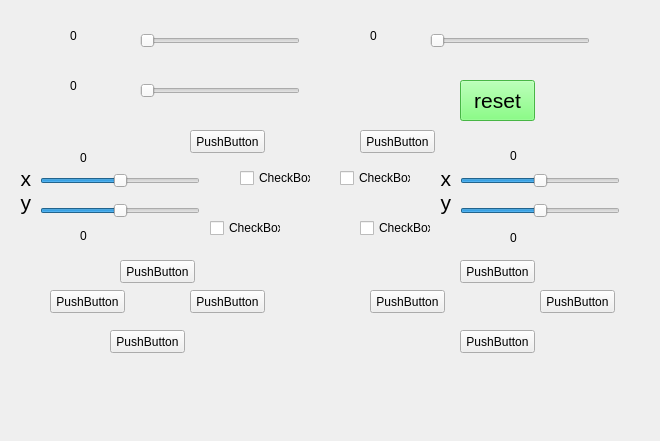
<?xml version="1.0" encoding="UTF-8"?>
<ui version="4.0">
 <class>FrameJoystick</class>
 <widget class="QFrame" name="FrameJoystick">
  <property name="geometry">
   <rect>
    <x>0</x>
    <y>0</y>
    <width>660</width>
    <height>441</height>
   </rect>
  </property>
  <property name="font">
   <font>
    <pointsize>9</pointsize>
   </font>
  </property>
  <property name="windowTitle">
   <string>Frame</string>
  </property>
  <widget class="QPushButton" name="pushButton_L_up">
   <property name="geometry">
    <rect>
     <x>120</x>
     <y>260</y>
     <width>75</width>
     <height>23</height>
    </rect>
   </property>
   <property name="text">
    <string>PushButton</string>
   </property>
  </widget>
  <widget class="QPushButton" name="pushButton_L_left">
   <property name="geometry">
    <rect>
     <x>50</x>
     <y>290</y>
     <width>75</width>
     <height>23</height>
    </rect>
   </property>
   <property name="text">
    <string>PushButton</string>
   </property>
  </widget>
  <widget class="QPushButton" name="pushButton_L_right">
   <property name="geometry">
    <rect>
     <x>190</x>
     <y>290</y>
     <width>75</width>
     <height>23</height>
    </rect>
   </property>
   <property name="text">
    <string>PushButton</string>
   </property>
  </widget>
  <widget class="QPushButton" name="pushButton_L_down">
   <property name="geometry">
    <rect>
     <x>110</x>
     <y>330</y>
     <width>75</width>
     <height>23</height>
    </rect>
   </property>
   <property name="text">
    <string>PushButton</string>
   </property>
  </widget>
  <widget class="QPushButton" name="pushButton_R_right">
   <property name="geometry">
    <rect>
     <x>540</x>
     <y>290</y>
     <width>75</width>
     <height>23</height>
    </rect>
   </property>
   <property name="text">
    <string>PushButton</string>
   </property>
  </widget>
  <widget class="QPushButton" name="pushButton_R_down">
   <property name="geometry">
    <rect>
     <x>460</x>
     <y>330</y>
     <width>75</width>
     <height>23</height>
    </rect>
   </property>
   <property name="text">
    <string>PushButton</string>
   </property>
  </widget>
  <widget class="QPushButton" name="pushButton_R_left">
   <property name="geometry">
    <rect>
     <x>370</x>
     <y>290</y>
     <width>75</width>
     <height>23</height>
    </rect>
   </property>
   <property name="text">
    <string>PushButton</string>
   </property>
  </widget>
  <widget class="QPushButton" name="pushButton_R_up">
   <property name="geometry">
    <rect>
     <x>460</x>
     <y>260</y>
     <width>75</width>
     <height>23</height>
    </rect>
   </property>
   <property name="text">
    <string>PushButton</string>
   </property>
  </widget>
  <widget class="QCheckBox" name="checkBox_L_up">
   <property name="geometry">
    <rect>
     <x>240</x>
     <y>170</y>
     <width>71</width>
     <height>16</height>
    </rect>
   </property>
   <property name="text">
    <string>CheckBox</string>
   </property>
  </widget>
  <widget class="QCheckBox" name="checkBox_L_down">
   <property name="geometry">
    <rect>
     <x>210</x>
     <y>220</y>
     <width>71</width>
     <height>16</height>
    </rect>
   </property>
   <property name="text">
    <string>CheckBox</string>
   </property>
  </widget>
  <widget class="QCheckBox" name="checkBox_R_down">
   <property name="geometry">
    <rect>
     <x>360</x>
     <y>220</y>
     <width>71</width>
     <height>16</height>
    </rect>
   </property>
   <property name="text">
    <string>CheckBox</string>
   </property>
  </widget>
  <widget class="QCheckBox" name="checkBox_R_up">
   <property name="geometry">
    <rect>
     <x>340</x>
     <y>170</y>
     <width>71</width>
     <height>16</height>
    </rect>
   </property>
   <property name="text">
    <string>CheckBox</string>
   </property>
  </widget>
  <widget class="QPushButton" name="pushButton_W_L">
   <property name="geometry">
    <rect>
     <x>190</x>
     <y>130</y>
     <width>75</width>
     <height>23</height>
    </rect>
   </property>
   <property name="text">
    <string>PushButton</string>
   </property>
  </widget>
  <widget class="QPushButton" name="pushButton_W_R">
   <property name="geometry">
    <rect>
     <x>360</x>
     <y>130</y>
     <width>75</width>
     <height>23</height>
    </rect>
   </property>
   <property name="text">
    <string>PushButton</string>
   </property>
  </widget>
  <widget class="QSlider" name="horizontalSlider_L_down">
   <property name="geometry">
    <rect>
     <x>140</x>
     <y>80</y>
     <width>160</width>
     <height>22</height>
    </rect>
   </property>
   <property name="maximum">
    <number>2048</number>
   </property>
   <property name="pageStep">
    <number>1</number>
   </property>
   <property name="orientation">
    <enum>Qt::Horizontal</enum>
   </property>
  </widget>
  <widget class="QSlider" name="horizontalSlider_R">
   <property name="geometry">
    <rect>
     <x>430</x>
     <y>30</y>
     <width>160</width>
     <height>22</height>
    </rect>
   </property>
   <property name="maximum">
    <number>2048</number>
   </property>
   <property name="pageStep">
    <number>1</number>
   </property>
   <property name="orientation">
    <enum>Qt::Horizontal</enum>
   </property>
  </widget>
  <widget class="QSlider" name="horizontalSlider_L_up">
   <property name="geometry">
    <rect>
     <x>140</x>
     <y>30</y>
     <width>160</width>
     <height>22</height>
    </rect>
   </property>
   <property name="maximum">
    <number>2048</number>
   </property>
   <property name="pageStep">
    <number>1</number>
   </property>
   <property name="orientation">
    <enum>Qt::Horizontal</enum>
   </property>
  </widget>
  <widget class="QLabel" name="label_P_L_up">
   <property name="geometry">
    <rect>
     <x>70</x>
     <y>30</y>
     <width>54</width>
     <height>12</height>
    </rect>
   </property>
   <property name="text">
    <string>0</string>
   </property>
  </widget>
  <widget class="QLabel" name="label_P_L_down">
   <property name="geometry">
    <rect>
     <x>70</x>
     <y>80</y>
     <width>54</width>
     <height>12</height>
    </rect>
   </property>
   <property name="text">
    <string>0</string>
   </property>
  </widget>
  <widget class="QLabel" name="label_P_R">
   <property name="geometry">
    <rect>
     <x>370</x>
     <y>30</y>
     <width>54</width>
     <height>12</height>
    </rect>
   </property>
   <property name="text">
    <string>0</string>
   </property>
  </widget>
  <widget class="QSlider" name="horizontalSlider_Lx">
   <property name="geometry">
    <rect>
     <x>40</x>
     <y>170</y>
     <width>160</width>
     <height>22</height>
    </rect>
   </property>
   <property name="minimum">
    <number>-2048</number>
   </property>
   <property name="maximum">
    <number>2048</number>
   </property>
   <property name="pageStep">
    <number>1</number>
   </property>
   <property name="sliderPosition">
    <number>0</number>
   </property>
   <property name="orientation">
    <enum>Qt::Horizontal</enum>
   </property>
  </widget>
  <widget class="QSlider" name="horizontalSlider_Ly">
   <property name="geometry">
    <rect>
     <x>40</x>
     <y>200</y>
     <width>160</width>
     <height>22</height>
    </rect>
   </property>
   <property name="minimum">
    <number>-2048</number>
   </property>
   <property name="maximum">
    <number>2048</number>
   </property>
   <property name="pageStep">
    <number>1</number>
   </property>
   <property name="sliderPosition">
    <number>0</number>
   </property>
   <property name="orientation">
    <enum>Qt::Horizontal</enum>
   </property>
  </widget>
  <widget class="QSlider" name="horizontalSlider_Rx">
   <property name="geometry">
    <rect>
     <x>460</x>
     <y>170</y>
     <width>160</width>
     <height>22</height>
    </rect>
   </property>
   <property name="minimum">
    <number>-2048</number>
   </property>
   <property name="maximum">
    <number>2048</number>
   </property>
   <property name="pageStep">
    <number>1</number>
   </property>
   <property name="sliderPosition">
    <number>0</number>
   </property>
   <property name="orientation">
    <enum>Qt::Horizontal</enum>
   </property>
  </widget>
  <widget class="QSlider" name="horizontalSlider_Ry">
   <property name="geometry">
    <rect>
     <x>460</x>
     <y>200</y>
     <width>160</width>
     <height>22</height>
    </rect>
   </property>
   <property name="minimum">
    <number>-2048</number>
   </property>
   <property name="maximum">
    <number>2048</number>
   </property>
   <property name="pageStep">
    <number>1</number>
   </property>
   <property name="sliderPosition">
    <number>0</number>
   </property>
   <property name="orientation">
    <enum>Qt::Horizontal</enum>
   </property>
  </widget>
  <widget class="QLabel" name="label">
   <property name="geometry">
    <rect>
     <x>10</x>
     <y>160</y>
     <width>21</width>
     <height>61</height>
    </rect>
   </property>
   <property name="font">
    <font>
     <pointsize>16</pointsize>
    </font>
   </property>
   <property name="text">
    <string>x
y</string>
   </property>
   <property name="alignment">
    <set>Qt::AlignRight|Qt::AlignTrailing|Qt::AlignVCenter</set>
   </property>
  </widget>
  <widget class="QLabel" name="label_2">
   <property name="geometry">
    <rect>
     <x>430</x>
     <y>160</y>
     <width>21</width>
     <height>61</height>
    </rect>
   </property>
   <property name="font">
    <font>
     <pointsize>16</pointsize>
    </font>
   </property>
   <property name="text">
    <string>x
y</string>
   </property>
   <property name="alignment">
    <set>Qt::AlignRight|Qt::AlignTrailing|Qt::AlignVCenter</set>
   </property>
  </widget>
  <widget class="QLabel" name="label_Lx">
   <property name="geometry">
    <rect>
     <x>80</x>
     <y>150</y>
     <width>54</width>
     <height>16</height>
    </rect>
   </property>
   <property name="text">
    <string>0</string>
   </property>
  </widget>
  <widget class="QLabel" name="label_Ly">
   <property name="geometry">
    <rect>
     <x>80</x>
     <y>230</y>
     <width>54</width>
     <height>12</height>
    </rect>
   </property>
   <property name="text">
    <string>0</string>
   </property>
  </widget>
  <widget class="QLabel" name="label_Ry">
   <property name="geometry">
    <rect>
     <x>510</x>
     <y>230</y>
     <width>54</width>
     <height>16</height>
    </rect>
   </property>
   <property name="text">
    <string>0</string>
   </property>
  </widget>
  <widget class="QLabel" name="label_Rx">
   <property name="geometry">
    <rect>
     <x>510</x>
     <y>150</y>
     <width>54</width>
     <height>12</height>
    </rect>
   </property>
   <property name="text">
    <string>0</string>
   </property>
  </widget>
  <widget class="QPushButton" name="pushButton_reset">
   <property name="geometry">
    <rect>
     <x>460</x>
     <y>80</y>
     <width>75</width>
     <height>41</height>
    </rect>
   </property>
   <property name="font">
    <font>
     <pointsize>16</pointsize>
    </font>
   </property>
   <property name="styleSheet">
    <string notr="true">background-color: rgb(100, 255, 97);</string>
   </property>
   <property name="text">
    <string>reset</string>
   </property>
  </widget>
  <widget class="QLabel" name="label_mode">
   <property name="geometry">
    <rect>
     <x>280</x>
     <y>250</y>
     <width>91</width>
     <height>31</height>
    </rect>
   </property>
   <property name="font">
    <font>
     <pointsize>16</pointsize>
    </font>
   </property>
   <property name="text">
    <string/>
   </property>
  </widget>
 </widget>
 <resources/>
 <connections/>
</ui>
